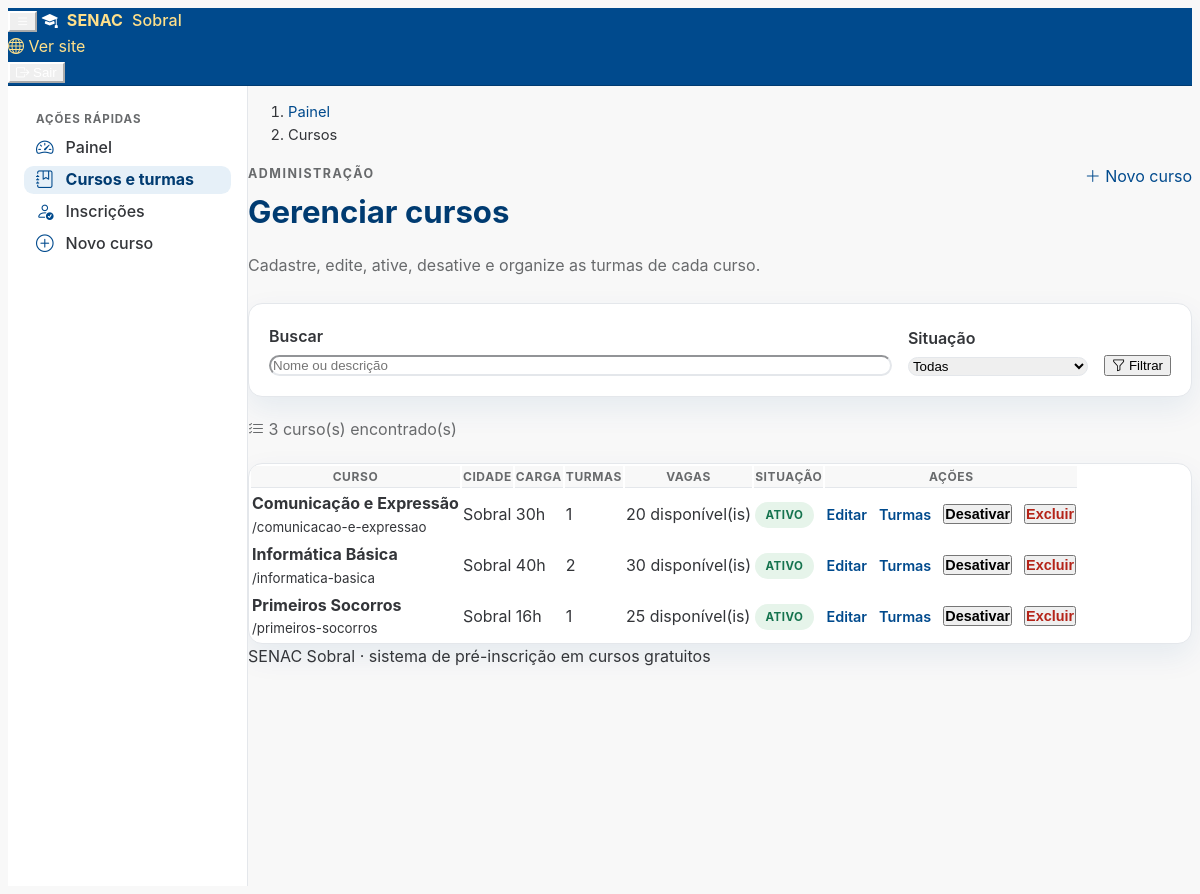
Screenshot of /admin/cursos (signed in) with the database file from the repository.
### app/models/curso.py (models this page shows, shortened)
class Curso(TimestampMixin, db.Model):
    __tablename__ = "cursos"
    id = db.Column(db.Integer, primary_key=True)
    titulo = db.Column(db.String(150), nullable=False)
    slug = db.Column(db.String(180), unique=True, nullable=True, index=True)
    cidade = db.Column(
        db.String(100),
        nullable=False,
        default="Sobral",
        server_default="Sobral",
        index=True,
    )
    descricao = db.Column(db.Text, nullable=False, default="")
    tipo = db.Column(
        db.Enum(
            TipoCurso,
            native_enum=False,
            length=20,
            validate_strings=True,
            values_callable=_valores_enum,
        ),
        nullable=False,
        index=True,
    )
    link_externo = db.Column(db.String(500), nullable=True)
    valor = db.Column(db.Numeric(10, 2), nullable=True)
    carga_horaria = db.Column(db.Integer, nullable=True)
    data_inicio = db.Column(db.Date, nullable=True)
    data_fim = db.Column(db.Date, nullable=True)
    vagas = db.Column(db.Integer, nullable=True)
    imagem_url = db.Column(db.String(500), nullable=True)
    ativo = db.Column(db.Boolean, default=True, nullable=False, index=True)
    inscricoes = db.relationship(
        "Inscricao",
        back_populates="curso",
        passive_deletes=True,
    )
    turmas = db.relationship(
        "Turma",
        back_populates="curso",
        cascade="all, delete-orphan",
        passive_deletes=True,
        order_by="Turma.nome",
    )
    __table_args__ = (
        db.CheckConstraint(
            "tipo IN ('pago', 'gratuito')",
            name="ck_cursos_tipo_valido",
        ),
        db.CheckConstraint(
            "(tipo = 'pago' AND link_externo IS NOT NULL) "
            "OR (tipo = 'gratuito' AND link_externo IS NULL)",
            name="ck_cursos_link_externo_por_tipo",
        ),
        db.CheckConstraint(
            "valor IS NULL OR valor >= 0",
            name="ck_cursos_valor_nao_negativo",
        ),
        db.CheckConstraint(
            "vagas IS NULL OR vagas >= 0",
            name="ck_cursos_vagas_nao_negativas",
        ),
        db.CheckConstraint(
            "carga_horaria IS NULL OR carga_horaria > 0",
            name="ck_cursos_carga_horaria_positiva",
        ),
        db.CheckConstraint(
            "data_fim IS NULL OR data_inicio IS NULL OR data_fim >= data_inicio",
            name="ck_cursos_periodo_valido",
        ),
        db.Index("ix_cursos_publicacao", "ativo", "tipo", "cidade"),
    )
    @property
    def turmas_ativas(self) -> list:
        return [turma for turma in self.turmas if turma.ativo is not False]
    @property
    def vagas_disponiveis(self) -> int | None:
        turmas = self.turmas_ativas
        if turmas:
            if any(turma.vagas is None for turma in turmas):
                return None
            return sum(turma.vagas_disponiveis or 0 for turma in turmas)
        if self.vagas is None:
            return None
        return max(self.vagas - self.vagas_ocupadas, 0)

### app/models/turma.py (models this page shows, shortened)
class Turma(TimestampMixin, db.Model):
    __tablename__ = "turmas"
    id = db.Column(db.Integer, primary_key=True)
    curso_id = db.Column(
        db.Integer,
        db.ForeignKey(
            "cursos.id",
            ondelete="CASCADE",
            name="fk_turmas_curso_id",
        ),
        nullable=False,
        index=True,
    )
    nome = db.Column(db.String(100), nullable=False)
    dias_semana = db.Column(db.String(120), nullable=True)
    hora_inicio = db.Column(db.Time(), nullable=True)
    hora_fim = db.Column(db.Time(), nullable=True)
    data_inicio = db.Column(db.Date, nullable=True)
    data_fim = db.Column(db.Date, nullable=True)
    vagas = db.Column(db.Integer, nullable=True)
    ativo = db.Column(db.Boolean, default=True, nullable=False, index=True)
    curso = db.relationship("Curso", back_populates="turmas")
    inscricoes = db.relationship(
        "Inscricao",
        back_populates="turma",
        passive_deletes=True,
    )
    __table_args__ = (
        db.CheckConstraint(
            "vagas IS NULL OR vagas >= 0",
            name="ck_turmas_vagas_nao_negativas",
        ),
        db.CheckConstraint(
            "hora_fim IS NULL OR hora_inicio IS NULL OR hora_fim > hora_inicio",
            name="ck_turmas_horario_valido",
        ),
        db.CheckConstraint(
            "data_fim IS NULL OR data_inicio IS NULL OR data_fim >= data_inicio",
            name="ck_turmas_periodo_valido",
        ),
        db.Index("ix_turmas_curso_ativo", "curso_id", "ativo"),
    )
    @property
    def vagas_ocupadas(self) -> int:
        return sum(
            1
            for inscricao in self.inscricoes
            if inscricao.status != StatusInscricao.CANCELADA
        )
    @property
    def vagas_disponiveis(self) -> int | None:
        if self.vagas is None:
            return None
        return max(self.vagas - self.vagas_ocupadas, 0)

### app/blueprints/admin/routes.py (the view)
@bp.get("/cursos")
def cursos():
    termo = request.args.get("q", "").strip()
    situacao = request.args.get("situacao", "").strip() or None
    servico = CursoService()
    return render_template(
        "admin/cursos/lista.html",
        cursos=servico.listar_todos(termo=termo or None, situacao=situacao),
        termo=termo,
        situacao=situacao or "",
    )

### app/__init__.py (called while the page is built)
def _registrar_carregador_de_usuario() -> None:
    from app.models import Administrador
    @login_manager.user_loader
    def carregar_administrador(usuario_id: str):
        try:
            identificador = int(usuario_id)
        except (TypeError, ValueError):
            return None
        return db.session.get(Administrador, identificador)

### app/models/administrador.py (called while the page is built)
    @property
    def is_active(self) -> bool:
        return self.ativo is not False

### app/services/curso_service.py (called while the page is built, shortened)
    def listar_todos(
        self,
        termo: str | None = None,
        situacao: str | None = None,
    ) -> list[Curso]:
        consulta = db.select(Curso)
        if situacao == "ativo":
            consulta = consulta.where(Curso.ativo.is_(True))
        elif situacao == "inativo":
            consulta = consulta.where(Curso.ativo.is_(False))
        consulta = consulta.order_by(Curso.titulo.asc())
        return list(db.session.scalars(consulta).all())

### app/templates/admin/cursos/lista.html (shortened to what this page needs)
{% extends "admin_base.html" %}
{% from "components/ui.html" import breadcrumb %}
{% block content %}
  {{ breadcrumb([
    {'label': 'Painel', 'url': url_for('admin.dashboard')},
    {'label': 'Cursos'}
  ]) }}
  <section class="admin-page-header">
    <div>
      <p class="eyebrow">Administração</p>
      <h1>Gerenciar cursos</h1>
      <p>Cadastre, edite, ative, desative e organize as turmas de cada curso.</p>
    </div>
    <div class="admin-actions">
      <a class="btn btn-primary" href="{{ url_for('admin.novo_curso') }}">
        <i class="bi bi-plus-lg" aria-hidden="true"></i>
        Novo curso
      </a>
    </div>
  </section>
  <form class="filter-panel" method="get" action="{{ url_for('admin.cursos') }}" role="search">
    <div class="filter-grid filter-grid--cursos">
      <div class="field">
        <label class="form-label" for="q">Buscar</label>
        <input class="form-control" id="q" name="q" type="search" value="{{ termo }}" placeholder="Nome ou descrição">
      </div>
      <div class="field">
        <label class="form-label" for="situacao">Situação</label>
        <select class="form-select" id="situacao" name="situacao">
          <option value="">Todas</option>
        </select>
      </div>
      <div class="filter-actions">
        <button type="submit" class="btn btn-primary">
          <i class="bi bi-funnel" aria-hidden="true"></i>
          Filtrar
        </button>
      </div>
    </div>
  </form>
  <p class="results-count mt-3">
    <i class="bi bi-list-check" aria-hidden="true"></i>
    {{ cursos|length }} curso(s) encontrado(s)
  </p>
  {% if cursos %}
    <div class="table-panel">
      <div class="table-responsive">
        <table class="table senac-table table-hover">
          <thead>
            <tr>
              <th scope="col">Curso</th>
              <th scope="col">Cidade</th>
              <th scope="col">Carga</th>
              <th scope="col">Turmas</th>
              <th scope="col">Vagas</th>
              <th scope="col">Situação</th>
              <th scope="col">Ações</th>
            </tr>
          </thead>
          <tbody>
            {% for curso in cursos %}
              <tr>
                <td>
                  <strong>{{ curso.titulo }}</strong>
                  {% if curso.slug %}<small class="text-muted">/{{ curso.slug }}</small>{% endif %}
                </td>
                <td>{{ curso.cidade }}</td>
                <td>{{ curso.carga_horaria ~ "h" if curso.carga_horaria else "—" }}</td>
                <td>{{ curso.turmas|length }}</td>
                <td>
                  {% if curso.vagas_disponiveis is not none %}
                    {{ curso.vagas_disponiveis }} disponível(is)
                  {% else %}
                    Sem limite
                  {% endif %}
                </td>
                <td>
                  <span class="status-badge status-badge--{{ 'ativo' if curso.ativo else 'inativo' }}">
                    {{ "Ativo" if curso.ativo else "Inativo" }}
                  </span>
                </td>
                <td>
                  <div class="table-actions">
                    <a class="btn btn-sm btn-link" href="{{ url_for('admin.editar_curso', curso_id=curso.id) }}">Editar</a>
                    <a class="btn btn-sm btn-link" href="{{ url_for('admin.turmas_do_curso', curso_id=curso.id) }}">Turmas</a>
                    {% if curso.ativo %}
                      <form method="post" action="{{ url_for('admin.desativar_curso', curso_id=curso.id) }}" class="inline-form">
                        <button type="submit" class="btn btn-sm btn-link">Desativar</button>
                      </form>
                    {% else %}
                      <form method="post" action="{{ url_for('admin.ativar_curso', curso_id=curso.id) }}" class="inline-form">
                        <input type="hidden" name="csrf_token" value="{{ csrf_token() }}">
                        <button type="submit" class="btn btn-sm btn-link">Ativar</button>
                      </form>
                    {% endif %}
                    <form
                      method="post"
                      action="{{ url_for('admin.excluir_curso', curso_id=curso.id) }}"
                      class="inline-form"
                      data-confirm="Deseja realmente excluir este curso?"
                    >
                      <button type="submit" class="btn btn-sm btn-link link-button--danger">Excluir</button>
                    </form>
                  </div>
                </td>
              </tr>
            {% endfor %}
          </tbody>
        </table>
      </div>
    </div>
  {% endif %}
{% endblock %}

### app/templates/admin_base.html (shortened to what this page needs)
<!doctype html>
<html lang="pt-BR">
  <head>
    <link rel="stylesheet" href="https://cdn.jsdelivr.net/npm/@tabler/core@1.7.5/dist/css/tabler.min.css">
    <link rel="stylesheet" href="https://cdn.jsdelivr.net/npm/bootstrap-icons@1.13.2/font/bootstrap-icons.min.css">
    <link rel="stylesheet" href="{{ url_for('static', filename='css/style.css') }}">
  </head>
  <body class="admin-layout">
    <div class="page">
      {% include "components/admin_shell.html" %}
      <div class="page-wrapper">
        <main id="conteudo-principal" class="page-body">
          <div class="container-xl">
            {% block content %}{% endblock %}
          </div>
        </main>
        <footer class="footer footer-transparent">
          <div class="container-xl">
            SENAC Sobral &middot; sistema de pré-inscrição em cursos gratuitos
          </div>
        </footer>
      </div>
    </div>
  </body>
</html>

### app/templates/components/ui.html (shortened to what this page needs)
{% macro breadcrumb(itens) %}
  <nav aria-label="Navegação estrutural">
    <ol class="breadcrumb senac-breadcrumb">
      {% for item in itens %}
        {% if item.url %}
          <li class="breadcrumb-item"><a href="{{ item.url }}">{{ item.label }}</a></li>
        {% else %}
          <li class="breadcrumb-item active" aria-current="page">{{ item.label }}</li>
        {% endif %}
      {% endfor %}
    </ol>
  </nav>
{% endmacro %}

### app/templates/components/admin_shell.html (shortened to what this page needs)
{% set endpoint_atual = request.endpoint or '' %}
{% set rota_cursos = endpoint_atual in ['admin.cursos', 'admin.editar_curso', 'admin.turmas_do_curso', 'admin.nova_turma', 'admin.editar_turma'] %}
{% set rota_inscricoes = endpoint_atual in ['admin.inscricoes', 'admin.alterar_status_inscricao', 'admin.exportar_inscricoes'] %}
{% set rota_novo_curso = endpoint_atual == 'admin.novo_curso' %}
<header class="navbar navbar-expand-md navbar-light d-print-none admin-topbar">
  <div class="container-xl">
    <button
      class="navbar-toggler d-md-none"
      type="button"
      data-bs-toggle="collapse"
      data-bs-target="#sidebar-menu"
      aria-controls="sidebar-menu"
      aria-expanded="false"
      aria-label="Alternar menu administrativo"
    >
      <i class="bi bi-list" aria-hidden="true"></i>
    </button>
    <a class="navbar-brand admin-brand" href="{{ url_for('admin.dashboard') }}">
      <i class="bi bi-mortarboard-fill" aria-hidden="true"></i>
      SENAC <span>Sobral</span>
    </a>
    <div class="navbar-nav flex-row ms-auto align-items-center gap-2">
      <a class="nav-item nav-link d-none d-md-inline-flex align-items-center gap-1" href="{{ url_for('main.index') }}">
        <i class="bi bi-globe" aria-hidden="true"></i>
        Ver site
      </a>
      <form method="post" action="{{ url_for('auth.logout') }}" class="m-0">
        <button type="submit" class="btn btn-outline-primary btn-sm">
          <i class="bi bi-box-arrow-right" aria-hidden="true"></i>
        </button>
      </form>
    </div>
  </div>
</header>
<div class="navbar-expand-md admin-sidebar-wrapper">
  <aside class="navbar-nav admin-sidebar" aria-label="Menu administrativo">
    <div class="collapse navbar-collapse" id="sidebar-menu">
      <p class="nav-label">Ações rápidas</p>
      <a class="nav-link{% if endpoint_atual == 'admin.dashboard' %} active{% endif %}" href="{{ url_for('admin.dashboard') }}"{% if endpoint_atual == 'admin.dashboard' %} aria-current="page"{% endif %}>
        <i class="bi bi-speedometer2" aria-hidden="true"></i>
        <span>Painel</span>
      </a>
      <a class="nav-link{% if rota_cursos %} active{% endif %}" href="{{ url_for('admin.cursos') }}"{% if rota_cursos %} aria-current="page"{% endif %}>
        <i class="bi bi-journal-bookmark" aria-hidden="true"></i>
        <span>Cursos e turmas</span>
      </a>
      <a class="nav-link{% if rota_inscricoes %} active{% endif %}" href="{{ url_for('admin.inscricoes') }}"{% if rota_inscricoes %} aria-current="page"{% endif %}>
        <i class="bi bi-person-check" aria-hidden="true"></i>
        <span>Inscrições</span>
      </a>
      <a class="nav-link{% if rota_novo_curso %} active{% endif %}" href="{{ url_for('admin.novo_curso') }}"{% if rota_novo_curso %} aria-current="page"{% endif %}>
        <i class="bi bi-plus-circle" aria-hidden="true"></i>
        <span>Novo curso</span>
      </a>
    </div>
  </aside>
</div>

### rows the page displays
Curso: titulo "Comunicação e Expressão", slug "comunicacao-e-expressao", cidade "Sobral", carga_horaria "30h", turmas|length "1", vagas_disponiveis "20", ativo "ATIVO"
Curso: titulo "Informática Básica", slug "informatica-basica", cidade "Sobral", carga_horaria "40h", turmas|length "2", vagas_disponiveis "30", ativo "ATIVO"
Curso: titulo "Primeiros Socorros", slug "primeiros-socorros", cidade "Sobral", carga_horaria "16h", turmas|length "1", vagas_disponiveis "25", ativo "ATIVO"

### other values shown
{{ item.label }} "Painel"
{{ item.label }} "Cursos"
{{ cursos|length }} "3"
